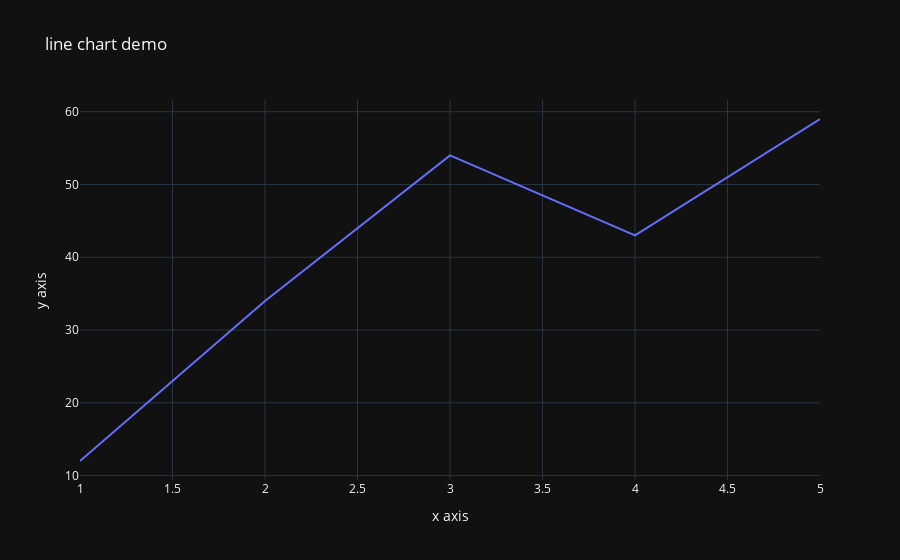

Notebook cell for this chart:
### Code cell
x = np.array([12,34,54,43,59])
px.line(x=[1,2,3,4,5],y=x,title="line chart demo", template='plotly_dark', labels={'x': 'x axis', 'y' :'y axis'})

### Figure 1 — Plotly figure (JSON) as saved in the notebook; plotly's stock layout.template omitted (floating-point values rounded to 4 significant figures)
{"data": [{"hovertemplate": "x axis=%{x}<br>y axis=%{y}<extra></extra>", "legendgroup": "", "line": {"color": "#636efa", "dash": "solid"}, "marker": {"symbol": "circle"}, "mode": "lines", "name": "", "orientation": "v", "showlegend": false, "type": "scatter", "x": [1, 2, 3, 4, 5], "xaxis": "x", "y": [12, 34, 54, 43, 59], "yaxis": "y"}], "layout": {"legend": {"tracegroupgap": 0}, "title": {"text": "line chart demo"}, "xaxis": {"anchor": "y", "domain": [0, 1], "title": {"text": "x axis"}}, "yaxis": {"anchor": "x", "domain": [0, 1], "title": {"text": "y axis"}}}}
